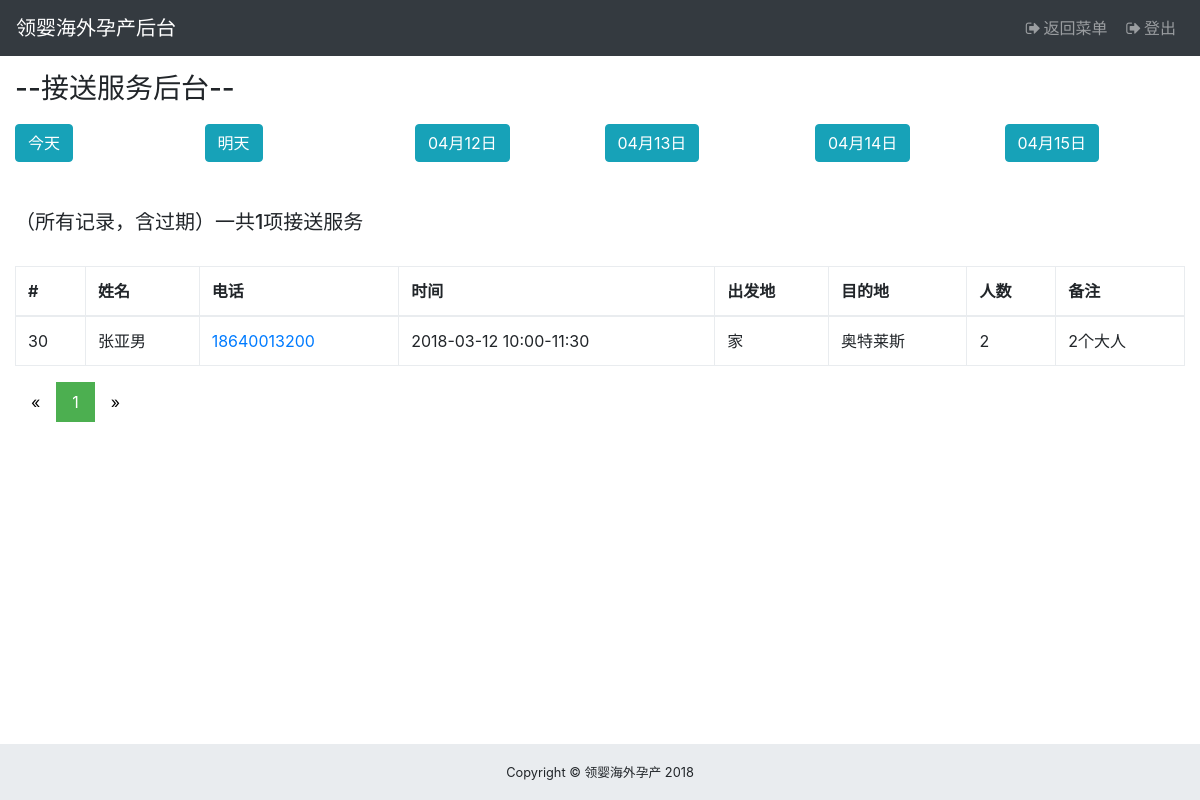
The app's page /admin/admin_pickup.php?pageType=summary (signed in) with its own data.
### tables this page shows
CREATE TABLE `pickup_service` (
  `pid` int(100) NOT NULL,
  `user` varchar(10) NOT NULL,
  `serviceToken` varchar(10) NOT NULL,
  `date` date NOT NULL,
  `time` varchar(20) NOT NULL,
  `departure` varchar(20) NOT NULL,
  `destination` varchar(20) NOT NULL,
  `num_ppl` int(2) DEFAULT NULL,
  `additional` varchar(50) DEFAULT NULL,
  `finish` int(2) DEFAULT NULL
);

CREATE TABLE `users` (
  `uid` int(5) NOT NULL,
  `username` varchar(10) NOT NULL,
  `phone` bigint(50) NOT NULL,
  `email` varchar(50) NOT NULL,
  `password` varchar(100) NOT NULL,
  `weChat` varchar(50) NOT NULL,
  `timeDeliver` varchar(50) NOT NULL,
  `create_time` date NOT NULL,
  `role` varchar(10) DEFAULT NULL,
  `salt` varchar(6) NOT NULL,
  `address` varchar(100) DEFAULT NULL,
  `flight` int(5) DEFAULT '1',
  `flightTotal` int(10) DEFAULT '1',
  `special_medical` int(5) DEFAULT '0',
  `special_medicalTotal` int(10) DEFAULT '0',
  `pickup` int(5) DEFAULT NULL,
  `pickupTotal` int(20) DEFAULT NULL,
  `medicals` int(5) DEFAULT NULL,
  `medicalsTotal` int(20) DEFAULT NULL,
  `isActive` int(2) DEFAULT NULL
);

### admin/model/admin.pickup.php (the view, shortened to what this page needs)
<?php if(!defined('In_System')) exit("Access Denied");
Class Pickup{
    public $time = "";
    public function summary(){
        $query="SELECT users.uid,users.username,users.phone,pickup_service.date,pickup_service.time,pickup_service.departure,pickup_service.destination,pickup_service.additional,pickup_service.num_ppl FROM pickup_service INNER JOIN users ON users.salt=pickup_service.user ORDER BY pickup_service.pid DESC";
        $this->time = "（所有记录，含过期）";
        $this->showResult($query,"select count(*) FROM pickup_service INNER JOIN users ON users.salt=pickup_service.user");
    }
    public function showResult($query,$totalQuery) {
        $pageString="";
        $tableString ="<br/>
        <div class=\"table-responsive\">
        <table class=\"table table-bordered\">
        <thead>
        <tr>
            <th>#</th>
            <th>姓名</th>
            <th>电话</th>
            <th>时间</th>
            <th>出发地</th>
            <th>目的地</th>
            <th>人数</th>
            <th>备注</th>
        </tr>
        </thead>
        <tbody>
        ";
        global $mysqli;
        $limit      = ( isset( $_GET['limit'] ) ) ? $_GET['limit'] : 10;
        $page       = ( isset( $_GET['page'] ) ) ? $_GET['page'] : 1;
        $links      = ( isset( $_GET['links'] ) ) ? $_GET['links'] : 3;
        $Paginator  = new Paginator( $mysqli, $query);
        $result    = $Paginator->getData( $limit, $page);
        $rs = $mysqli->query( $totalQuery );
        $row = $rs->fetch_assoc();
        $total=$row['count(*)'];
		if(sizeof($result->data) > 0){
            foreach($result->data as $Summary){
                list($am, $pm,$third) = explode('AM', $Summary['time']);
                list($nothing, $dash,$pm2) = explode(' ', $pm);
                $row = "
                    <tr>
                        <td>".$Summary['uid']."</td>
                        <td>".$Summary['username']."</td>
                        <td><a href=\"tel:".$Summary['phone']."\">".$Summary['phone']."</a></td>
                        <td>".$Summary['date']." ".$am.$dash.$pm2."</td>
                        <td>".$Summary['departure']."</td>
                        <td>".$Summary['destination']."</td>
                        <td>".$Summary['num_ppl']."</td>
                        <td>".$Summary['additional']."</td>
                    </tr>
            ";
            $tableString=$tableString.$row;
            }
            $tableString=$tableString.
            "</tbody>
            </table>
            </div>";
            $pageType = $_GET['pageType'];
             echo sprintf( "<br/><h5>%s一共%d项接送服务</h5>",$this->time, $total);
             $pageString=$Paginator->createLinks($pageType,$links, 'pagination pagination-sm');
            }else{
            $tableString=$tableString."</table></div>";
        }
        echo $tableString;
        echo $pageString;
    }
}?>

### css/sb-admin.css (style rules this page uses)
html { position: relative; min-height: 100%; }
body { overflow-x: hidden; }

### records on screen
pickup_service: users.uid "30", users.username "张亚男", users.phone "18640013200", date "2018-03-12", departure "家", destination "奥特莱斯", num_ppl "2", additional "2个大人"

### other values on screen
$date->format('m月d日') "04月12日"
$date->format('m月d日') "04月13日"
$date->format('m月d日') "04月14日"
$date->format('m月d日') "04月15日"
$this->time "（所有记录，含过期）"
$total "1"
$am "10:00"
$dash "-"
$pm2 "11:30"
